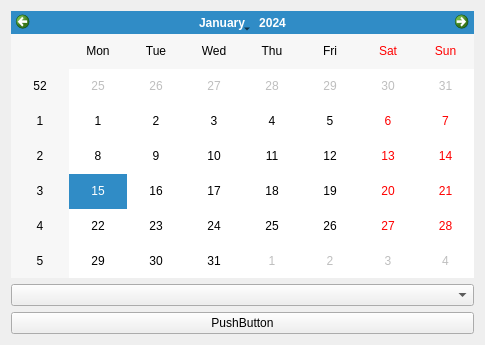
<?xml version="1.0" encoding="UTF-8"?>
<ui version="4.0">
 <class>CalendarWidget</class>
 <widget class="QWidget" name="CalendarWidget">
  <property name="geometry">
   <rect>
    <x>0</x>
    <y>0</y>
    <width>485</width>
    <height>345</height>
   </rect>
  </property>
  <property name="windowTitle">
   <string>Form</string>
  </property>
  <layout class="QVBoxLayout" name="verticalLayout">
   <item>
    <widget class="QCalendarWidget" name="calendarWidget"/>
   </item>
   <item>
    <widget class="QComboBox" name="comboBox"/>
   </item>
   <item>
    <widget class="QPushButton" name="pushButton">
     <property name="text">
      <string>PushButton</string>
     </property>
    </widget>
   </item>
  </layout>
 </widget>
 <resources/>
 <connections/>
</ui>
